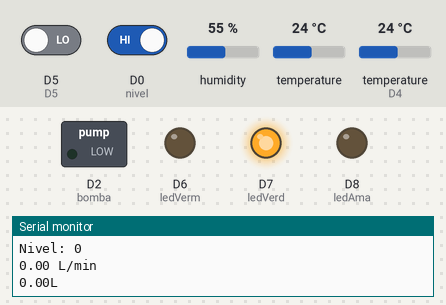
The sketch below on a simulated ESP8266 (NodeMCU). Parts: switched loads named in the sketch (green lamp = pin HIGH), output pins drawn as LEDs (lit = HIGH), the last lines printed to the serial monitor. Inputs (shaded band) come from the test bench; at power-on: D0 (nivel) HIGH, D5 LOW, humidity 55 %, temperature 24 °C, temperature (sensor on D4) 24 °C. WiFi joins after 1.5 s; servers stay silent unless stated; random numbers use the default seed unless the sketch sets one; no MQTT or app messages arrive unless stated.

Above: at 2.8 s.
2.9 s: D0 (nivel) driven LOW
At 5.8 s:
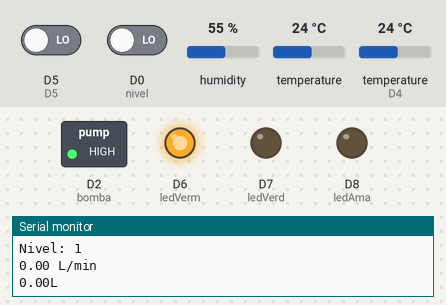
6.2 s: D0 (nivel) driven HIGH
At 7.5 s:
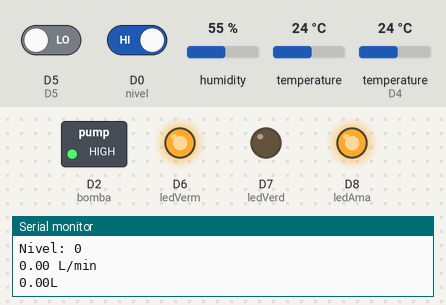
Timing chart, 0 to 9.2 s (numbered marks = the images above; inputs shaded):
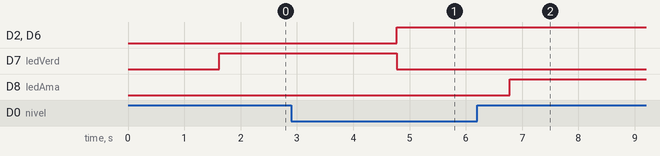

Measured:
- after the input at 2.9 s, D2 (bomba), D6 (ledVerm): LOW → HIGH after 1.9 s; D7 (ledVerd): HIGH → LOW after 1.9 s
- after the input at 6.2 s, D8 (ledAma): LOW → HIGH after 0.58 s

The sketch:

index.ino
```cpp
//Ports mapping
#define D0 16
#define D1 5
#define D2 4
#define D3 0
#define D4 2
#define D5 14
#define D6 12
#define D7 13
#define D8 15
#define D9 3
#define D10 1

//Fluxo
uint8_t GPIO_Pin = D5;

float vazao;          //Variável para armazenar o valor em L/min
float media = 0;      //Variável para fazer a média
int contaPulso;       //Variável para a quantidade de pulsos
int cnt = 0;          //Variável para segundos
int Min = 00;         //Variável para minutos
float Litros = 0;     //Variável para Quantidade de agua
float MiliLitros = 0; //Variavel para Conversão

//One Wire Lib Definition
#define ONE_WIRE_BUS 2 //Pin D4

//MQTT Libs
#include <ESP8266WiFi.h>
#include <PubSubClient.h>

//Temp Libs
#include <OneWire.h>
#include <DallasTemperature.h>
#include <DHT.h>

//Temp Config
DHT dht(D3, DHT22);

//WiFi Config
const char *ssid = "---";
const char *password = "---";

//Broker Config
const char *mqtt_server = "broker.hivemq.com";
int broker_port = 1883;

//Client Config
WiFiClient espClient;
PubSubClient client(espClient);

//One Wire //Temperature sensor
OneWire oneWire(ONE_WIRE_BUS);

//Dalas Init
DallasTemperature sensors(&oneWire);

//Msg Sending
long lastMsg = 0;
char msg[50];
int value = 0;

//Temp
float t; //Temp
float h; // Umid

//Ports
int nivel = D0;
int nivelVal = 0;
int ledVerm = D6;
int ledAma = D8;
int ledVerd = D7;
int bomba = D2;
int i = 0;
int zero = 0;

void setup_wifi()
{
  delay(100);

  Serial.println("");
  Serial.print("Connecting to: ");
  Serial.println(ssid);

  WiFi.mode(WIFI_STA);
  WiFi.begin(ssid, password);

  while (WiFi.status() != WL_CONNECTED)
  {
    delay(500);
    Serial.print(".");
    i = i + 1;
    if (i == 15)
    {
      Serial.println(".");
      i = 0;
    }
  }

  randomSeed(micros());

  Serial.println(" ");
  Serial.println("WiFi connected");
  Serial.print("IP address: ");
  Serial.println(WiFi.localIP());
  Serial.println(" ");
}

void callback(char *topic, byte *payload, unsigned int length)
{
  Serial.print("Message arrived [");
  Serial.print(topic);
  Serial.print("] ");

  for (int i = 0; i < length; i++)
  {
    Serial.print((char)payload[i]);
  }

  Serial.println(" ");

  //In case of the first digit beeing a 1
  if ((char)payload[0] == '1')
  {
    char litString[5];
    dtostrf(Litros, 1, 2, litString);
    client.publish("hidroponia/node/litros", litString);

    if (digitalRead(bomba) == LOW)
    {
      client.publish("hidroponia/node/rele", "1");
    }
    else if (digitalRead(bomba) == HIGH)
    {
      client.publish("hidroponia/node/rele", "0");
    }
  }
}

void reconnect()
{
  while (!client.connected())
  {
    Serial.println("Attempting MQTT connection...");
    //Random ID
    String clientId = "ESP8266Client-";
    clientId += String(random(0xffff), HEX);

    if (client.connect(clientId.c_str()))
    {
      Serial.print("Connected to: ");
      Serial.print(mqtt_server);
      Serial.print(":");
      Serial.println(broker_port);
      Serial.println(" ");

      //Once connected, publish an announcement...
      client.publish("check/node", "true");

      client.subscribe("hidroponia/node/confirm");
    }
    else
    {
      Serial.print("Failed, rc=");
      Serial.print(client.state());
      Serial.println(" Try again in 5 seconds");
      delay(5000);
    }
  }
}

void pump()
{
  if (digitalRead(bomba) == LOW)
  {
    digitalWrite(bomba, HIGH);
    digitalWrite(ledVerd, LOW);
    client.publish("hidroponia/node/rele", "0");
  }
  else if (digitalRead(bomba) == HIGH)
  {
    digitalWrite(bomba, LOW);
    digitalWrite(ledVerd, HIGH);
    client.publish("hidroponia/node/rele", "1");
  }
}

void setup()
{
  Serial.begin(115200);

  pinMode(nivel, INPUT);
  pinMode(ledVerm, OUTPUT);
  pinMode(ledAma, OUTPUT);
  pinMode(ledVerd, OUTPUT);
  pinMode(bomba, OUTPUT);
  pinMode(2, INPUT);

  attachInterrupt(digitalPinToInterrupt(GPIO_Pin), inpulso, RISING);

  setup_wifi();

  client.setServer(mqtt_server, broker_port);
  client.setCallback(callback);

  sensors.begin();
  dht.begin();

  digitalWrite(bomba, HIGH);
  pump();
}

void loop()
{
  if (!client.connected())
  {
    reconnect(); //Checks Connection
  }

  contaPulso = 0; //Zera a variável
  sei();          //Habilita interrupção

  //Enviar as coisas
  long now = millis();

  if (now - lastMsg > 2000)
  {
    lastMsg = now;

    //Request for all the devices on the bus
    sensors.requestTemperatures();
    h = dht.readHumidity();
    t = dht.readTemperature();

    //Water temp
    float tempC = sensors.getTempCByIndex(0); //The 0 refers to the first device

    //Water temp to char
    char watTempString[5];
    dtostrf(tempC, 1, 2, watTempString);
    Serial.print("Temperatura da agua: ");
    Serial.println(watTempString);
    client.publish("hidroponia/node/watTemp", watTempString);

    //Amb Temp to char
    char ambTempString[5];
    dtostrf(t, 1, 2, ambTempString);
    Serial.print("Temperatura do ambiente: ");
    Serial.println(ambTempString);
    client.publish("hidroponia/node/ambTemp", ambTempString);

    //Umd to char
    char umString[5];
    dtostrf(h, 1, 2, umString);
    Serial.print("Umidade do ambiente: ");
    Serial.println(umString);
    client.publish("hidroponia/node/um", umString);

    //Read Water
    Serial.println("");
    nivelVal = !digitalRead(nivel);
    Serial.print("Nivel: ");
    Serial.println(nivelVal);
    Serial.println("");

    //Send Water Signal
    if (nivelVal == 1)
    {
      client.publish("hidroponia/node/nivel", "1");
    }
    else
    {
      client.publish("hidroponia/node/nivel", "0");
    }

    //Rele countdown
    zero++;

    if (zero == 450)
    {
      zero = 0;
      pump();
    }

    //Fluxo
    cli(); //Desabilita interrupção

    vazao = contaPulso / 5.5; //Converte para L/min
    media = media + vazao;    //Soma a vazão para o calculo da media
    cnt = cnt + 2;

    Serial.print(vazao);       //Escreve no display o valor da vazão
    Serial.println(" L/min "); //Escreve L/min

    MiliLitros = vazao / 60;
    Litros = Litros + MiliLitros;

    Serial.print(Litros);
    Serial.println("L ");

    if (vazao > 0.00)
    {
      char vazString[5];
      dtostrf(vazao, 1, 2, vazString);
      client.publish("hidroponia/node/vazao", vazString);
      char litString[5];
      dtostrf(Litros, 1, 2, litString);
      client.publish("hidroponia/node/litros", litString);
    }
    else
    {
      client.publish("hidroponia/node/vazao", "0");
    }

    //aaa//
    if (nivelVal == 1 && digitalRead(bomba) == LOW)
    {
      digitalWrite(bomba, HIGH);
      client.publish("hidroponia/node/rele", "0");
      digitalWrite(ledVerd, LOW);
      digitalWrite(ledAma, LOW);
      digitalWrite(ledVerm, HIGH);
    }

    if (nivelVal == 0 && digitalRead(bomba) == HIGH)
    {
      digitalWrite(ledAma, HIGH);
    }

    if (digitalRead(bomba) == LOW)
    {
      digitalWrite(ledAma, LOW);
      digitalWrite(ledVerm, LOW);
    }
  }
  client.loop(); //Checks Connection
}

ICACHE_RAM_ATTR void inpulso()
{
  contaPulso++; //Incrementa a variável de pulsos
}
```
